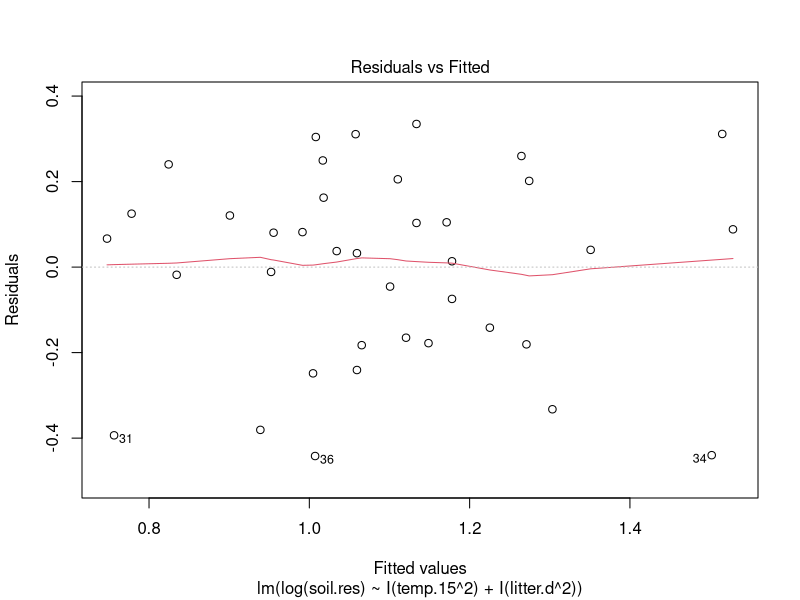
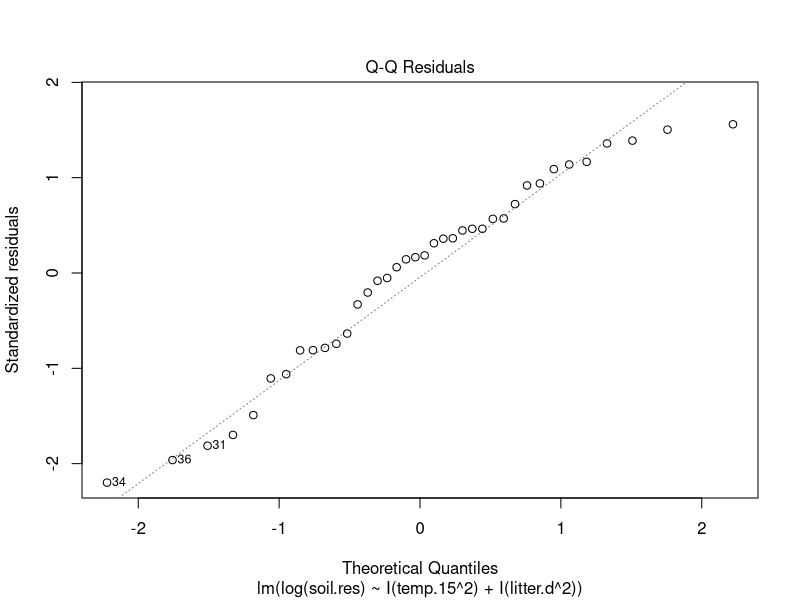
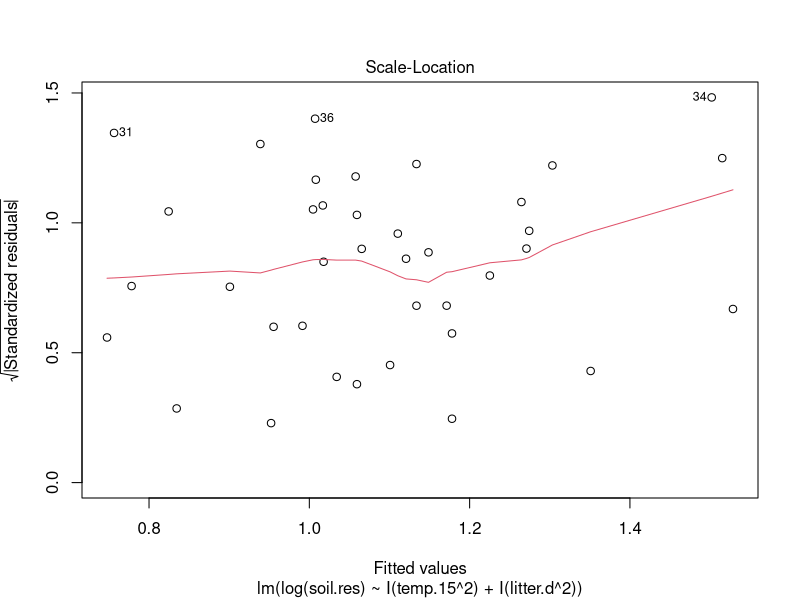
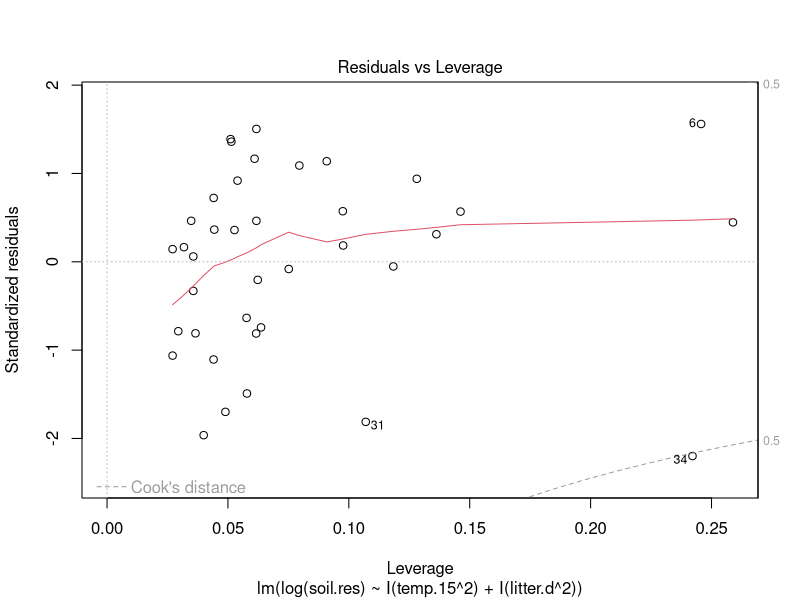
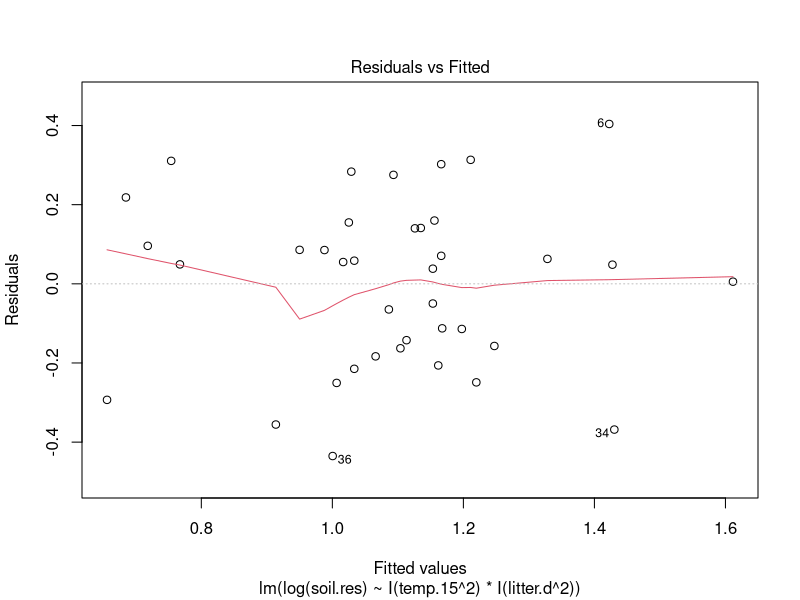
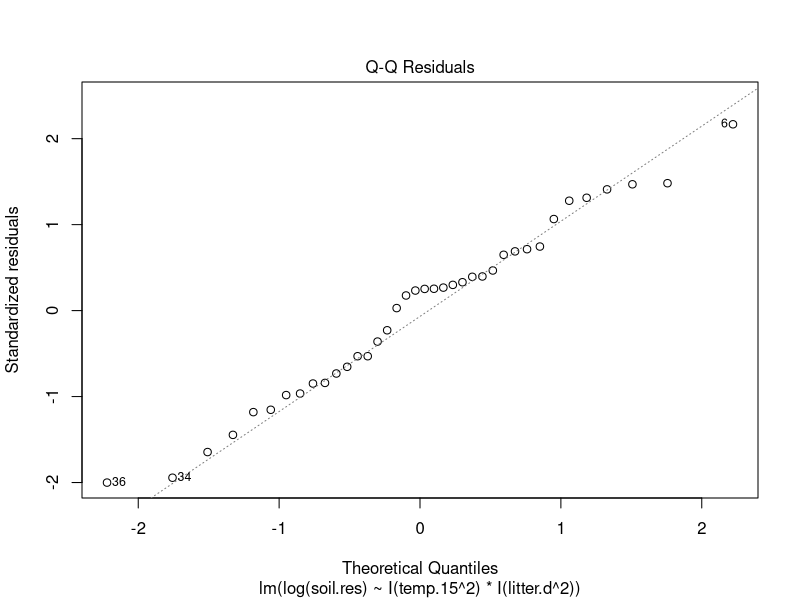
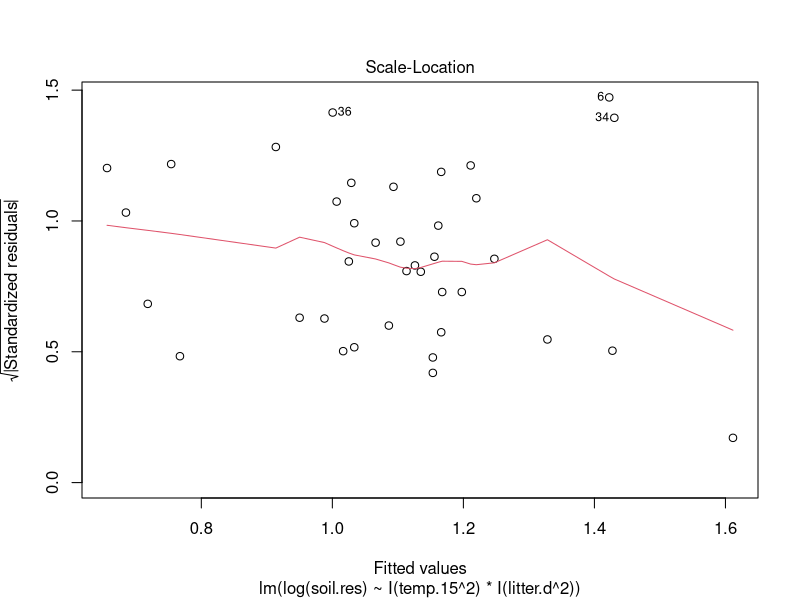
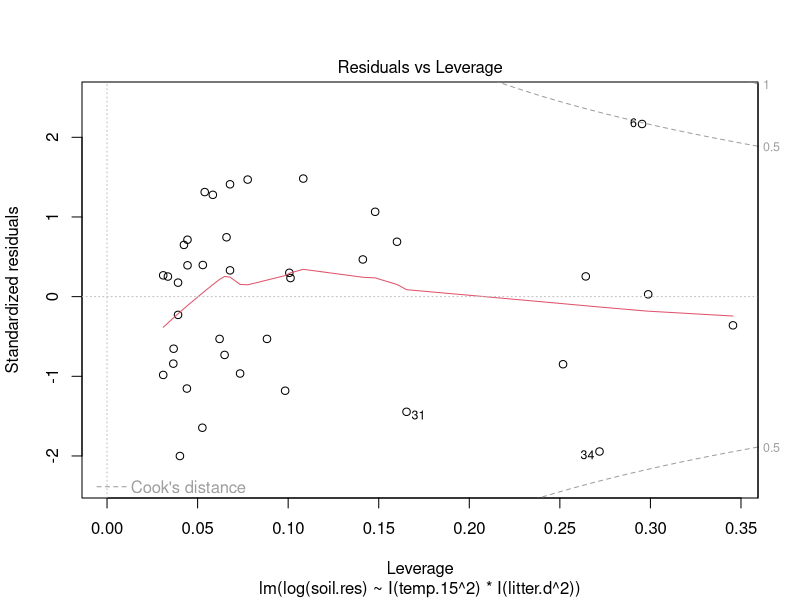

Reproduce these figures in R, in order.
###### Pakete laden
library(boot)   #Funtkion fuer Cross validation
library(lmtest) #Breusch-Pagan-test -> "Tests zur Pruefung von Heteroskedastizitaet" 
library(zoo)

###### Daten einlesen
hainich.data <- read.csv("hainich.csv", sep=";")

###### Modelle

#temp.15, litter.d
lm1 <- lm(log(soil.res) ~ I(temp.15^2) + I(litter.d^2), data = hainich.data)

# mit Interaktion
lmI <- lm(log(soil.res) ~ I(temp.15^2) * I(litter.d^2), data = hainich.data)

# mit linearen Termen
lml <- lm(log(soil.res) ~ temp.15 + I(temp.15^2) + litter.d + I(litter.d^2), data = hainich.data)

# mit Interaktion und linearen Termen
lmlI <- lm(log(soil.res) ~ temp.15 + I(temp.15^2) * litter.d + I(litter.d^2), data = hainich.data)

###### Diagnostikplots des Modells

plot(lm1)
plot(lmI)
plot(lml)
plot(lmlI)

###### Modelluebersicht
summary(lm1)
summary(lmI)
summary(lml)
summary(lmlI)

###### BIC
BIC(lm1)
BIC(lmI)
BIC(lml)
BIC(lmlI)

####### LOOCV
# Modell wird n-mal geschaetzt, jeweils eine Beobachtung weggelassen
# je kleiner, desto besser
cv_rmse_loocv <- function(formula, data){
  glm.fit <- glm(formula, data = data)
  cv.out <- cv.glm(data, glm.fit)
  sqrt(cv.out$delta[1])
}

#LOOCV-RMSE fuer beide Modelle
rmse_loocv_lm1 <- cv_rmse_loocv(formula(lm1), hainich.data)
rmse_loocv_lm2  <- cv_rmse_loocv(formula(lmI), hainich.data)
rmse_loocv_lm3  <- cv_rmse_loocv(formula(lml), hainich.data)
rmse_loocv_lm4  <- cv_rmse_loocv(formula(lmlI), hainich.data)

####### k-fold Cross Validation:
# Datensatz wird in k Teile aufgeteilt
# ebenso je kleiner, desto besser
cv_rmse_kfold <- function(formula, data, K = 10){
  glm.fit <- glm(formula, data = data)
  cv.out <- cv.glm(data, glm.fit, K = K)
  sqrt(cv.out$delta[1])
}

#10-fold-CV-RMSE fuer beide Modelle
rmse_kfold_lm1 <- cv_rmse_kfold(formula(lm1), hainich.data, K = 10)
rmse_kfold_lm2  <- cv_rmse_kfold(formula(lmI), hainich.data, K = 10)
rmse_kfold_lm3  <- cv_rmse_kfold(formula(lml), hainich.data, K = 10)
rmse_kfold_lm4  <- cv_rmse_kfold(formula(lmlI), hainich.data, K = 10)

###### Shapiro Wilk Test
#Test auf Normalverteilung Residuen
# W sollte nahe 1 sein, für Normalverteilung
print(shapiro.test(residuals(lm1)))
print(shapiro.test(residuals(lmI)))
print(shapiro.test(residuals(lml)))
print(shapiro.test(residuals(lmlI)))

###### Breusch Pagan Test
#test auf konstante Varianz residuen
#Tests zur Pruefung von Heteroskedastizitaet
#wenn p-Wert signifikant ist das Hinweis für Heterokedastizität
print(bptest(lm1))
print(bptest(lmI))
print(bptest(lml))
print(bptest(lmlI))

###### Cook's Distance
#beobachten (wichtige)
#misst Einfluss einzelner Beobachtungen

cook_distance <- function(model) {
  cook <- cooks.distance(model)
  #typische Schwelle
  cook.limit <- 4 / nrow(hainich.data)
  print(which(cook > cook.limit))
  cook.limit
  #-> plots
  #cooks distanz plot
  plot(cook, type = "h",
      main = "Cook's Distance",
      ylab = "Cook's D")
  abline(h = cook.limit, col = 2, lty = 2)
}

cook_distance(lm1)
cook_distance(lmI)
cook_distance(lml)
cook_distance(lmlI)
